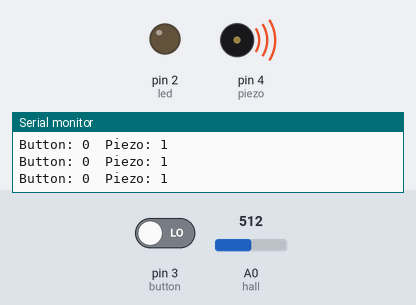
This sketch was run on a simulated Arduino Uno, built with avr-gcc and run on an emulated ATmega328P. Shown: output pins drawn as LEDs (lit = HIGH), buzzer (waves = sounding), the last lines printed to the serial monitor. The inputs (shaded band) are chosen by the test bench; at power-on: pin 3 (button) LOW, A0 (hall) = 512. Random numbers use the default seed unless the sketch sets one.

Above: at 0.21 s.
At 1.2 s:
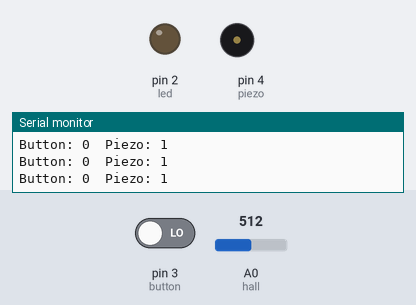
1.3 s: pin 3 (button) driven HIGH
4.3 s: pin 3 (button) driven LOW
7.3 s: pin 3 (button) driven HIGH
At 8.3 s:
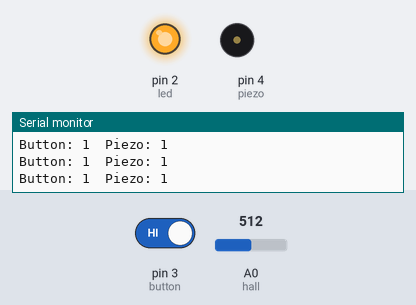
Timing chart, 0 to 10.3 s (numbered marks = the images above; inputs shaded):
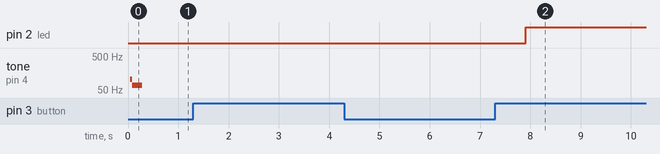

Measured:
- after the input at 7.3 s, pin 2 (led): LOW → HIGH after 0.60 s

The sketch:

_4_hall.ino
```cpp
int hall = A0;
int hall_value = 0;
int led = 2;
int button = 3;
int piezo = 4;
int random_seed = A3;
int random_value = 0;

void setup() {
  srand(analogRead(random_seed));
  Serial.begin(9600);
  pinMode(hall, INPUT);
  pinMode(button, INPUT);
  pinMode(led, OUTPUT);
  pinMode(piezo, OUTPUT);
  digitalWrite(piezo, HIGH);
}

void loop() {
  if (digitalRead(button) == 1)
  {
    random_value = rand() % 1000;
  }
digitalWrite(piezo, HIGH);
  //Serial.println("Hall: %c,  Rand: %d" % (analogRead(hall), random_value));
  /*Serial.print(random_value);
  Serial.print("    ");
  Serial.println(analogRead(hall));*/
  Serial.print("Button: ");
  Serial.print(digitalRead(button));
  Serial.print("  Piezo: ");
  Serial.println(digitalRead(piezo));

  hall_value = analogRead(hall);
  if (hall_value-5 < random_value && hall_value+5 > random_value)
  {
    digitalWrite(piezo, HIGH);
    digitalWrite(led, HIGH);
  }
  if (digitalRead(button) == LOW )
  {
    digitalWrite(piezo, LOW);
    digitalWrite(led, LOW);
  }
}
```
